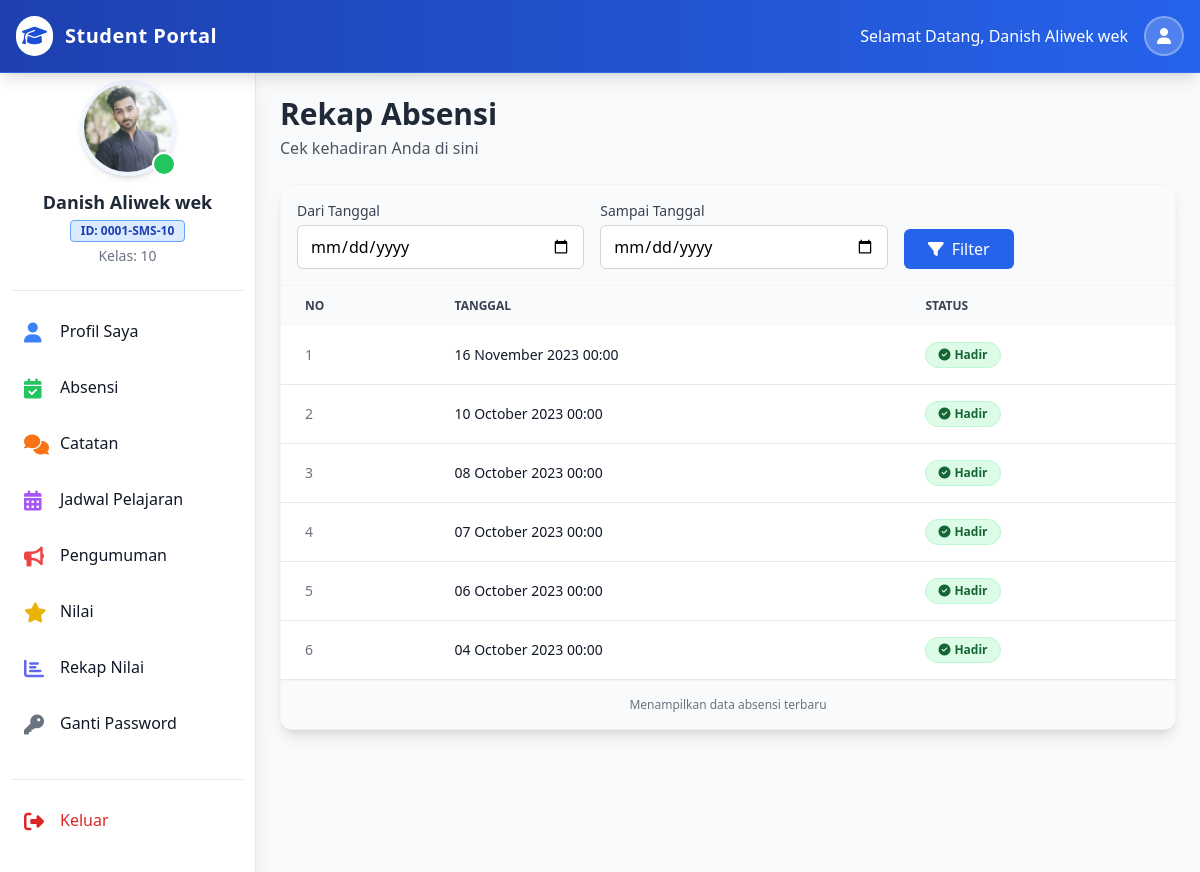
Page /siswa/index.php?absensi (signed in) on the committed database.
### tables this page shows
CREATE TABLE `kelas` (
  `id_kelas` int NOT NULL,
  `nama_kelas` varchar(50) NOT NULL,
  `nama_mapel` varchar(300) NOT NULL,
  `nama_seksi` varchar(50) NOT NULL,
  `k_id_guru` int NOT NULL,
  `created_at` datetime NOT NULL DEFAULT CURRENT_TIMESTAMP
);

CREATE TABLE `absensi` (
  `id_absensi` int NOT NULL,
  `a_id_guru` int NOT NULL,
  `a_id_kelas` int NOT NULL,
  `a_id_siswa` int NOT NULL,
  `status_absensi` enum('Hadir','Alpha','Izin') NOT NULL,
  `tanggal_absensi` datetime NOT NULL DEFAULT CURRENT_TIMESTAMP
);

### siswa/absensi.php (the view, shortened to what this page needs)
<div class="p-4 sm:ml-64">
    <div class="max-w-4xl mx-auto mt-4">
        <div class="mb-6 flex flex-col md:flex-row md:items-center md:justify-between">
            <div>
                 <h1 class="text-3xl font-bold text-gray-800">Rekap Absensi</h1>
                 <p class="text-gray-600 mt-1">Cek kehadiran Anda di sini</p>
            </div>
        </div>
        <div class="bg-white rounded-xl shadow-lg border border-gray-100 overflow-hidden mb-6">
            <div class="p-4 bg-gray-50 border-b border-gray-100">
                <form method="post" class="flex flex-col md:flex-row gap-4 items-end">
                    <div class="w-full md:w-1/3">
                        <label for="start_date" class="block text-sm font-medium text-gray-700 mb-1">Dari Tanggal</label>
                        <input type="date" class="w-full px-3 py-2 border border-gray-300 rounded-md focus:outline-none focus:ring-2 focus:ring-blue-500" id="start_date" name="start_date" value="<?= isset($_POST['start_date']) ? $_POST['start_date'] : '' ?>">
                    </div>
                    <div class="w-full md:w-1/3">
                        <label for="end_date" class="block text-sm font-medium text-gray-700 mb-1">Sampai Tanggal</label>
                        <input type="date" class="w-full px-3 py-2 border border-gray-300 rounded-md focus:outline-none focus:ring-2 focus:ring-blue-500" id="end_date" name="end_date" value="<?= isset($_POST['end_date']) ? $_POST['end_date'] : '' ?>">
                    </div>
                    <div class="w-full md:w-auto">
                        <button class="w-full bg-blue-600 text-white px-6 py-2 rounded-md hover:bg-blue-700 transition flex items-center justify-center gap-2" id="date_filter" name="date_filter" type="submit">
                            <i class="fas fa-filter"></i> Filter
                        </button>
                    </div>
                </form>
            </div>
            <div class="overflow-x-auto">
                <table class="w-full text-sm text-left text-gray-500" id="my-dataTable">
                    <thead class="text-xs text-gray-700 uppercase bg-gray-50">
                        <tr>
                            <th scope="col" class="px-6 py-3">No</th>
                            <th scope="col" class="px-6 py-3">Tanggal</th>
                            <th scope="col" class="px-6 py-3">Status</th>
                        </tr>
                    </thead>
                    <tbody>
                        <?php
                        $student_id = $_SESSION['student_id'];
                        $student_class = $_SESSION['student_class'];
                        $where_clause = "WHERE a_id_kelas = '$student_class' AND a_id_siswa = '$student_id'";
                        $att_sql = "SELECT * FROM `absensi` $where_clause ORDER BY tanggal_absensi DESC";
                        $att_result = $conn->query($att_sql);
                        $sno = 1;
                        if ($att_result && $att_result->num_rows > 0) {
                            while ($att_row = $att_result->fetch_assoc()) {
                                $status = $att_row['status_absensi'];
                                $dateStr = $att_row['tanggal_absensi'];
                                $convertedDate = date("d F Y H:i", strtotime($dateStr));
                                $statusClass = "bg-gray-100 text-gray-800";
                                $statusIcon = "";
                                if ($status === "Hadir") {
                                    $statusClass = "bg-green-100 text-green-800 border border-green-200";
                                    $statusIcon = "<i class='fas fa-check-circle mr-1'></i>";
                                } else if ($status === "Alpha") {
                                    $statusClass = "bg-red-100 text-red-800 border border-red-200";
                                    $statusIcon = "<i class='fas fa-times-circle mr-1'></i>";
                                } else if ($status === "Izin") {
                                    $statusClass = "bg-yellow-100 text-yellow-800 border border-yellow-200";
                                    $statusIcon = "<i class='fas fa-info-circle mr-1'></i>";
                                } else if ($status === "Sakit") {
                                    $statusClass = "bg-orange-100 text-orange-800 border border-orange-200";
                                    $statusIcon = "<i class='fas fa-notes-medical mr-1'></i>";
                                }
                        ?>
                            <tr class="bg-white border-b hover:bg-gray-50 transition">
                                <td class="px-6 py-4 font-medium"><?= $sno++ ?></td>
                                <td class="px-6 py-4 font-medium text-gray-900"><?= $convertedDate ?></td>
                                <td class="px-6 py-4">
                                    <span class="<?= $statusClass ?> px-3 py-1 rounded-full text-xs font-semibold inline-flex items-center">
                                        <?= $statusIcon . $status ?>
                                    </span>
                                </td>
                            </tr>
                        <?php
                            }
                        }
                        ?>
                    </tbody>
                </table>
            </div>
             <div class="p-4 bg-gray-50 border-t border-gray-100 text-xs text-gray-500 text-center">
                Menampilkan data absensi terbaru
             </div>
        </div>
        <div class="h-20"></div>
    </div>
</div>

### siswa/partials/student_sidebar.php
<?php
    require_once('../partials/_connection.php');
    $student_pic = $_SESSION['student_pic'];
    $student_name = $_SESSION['student_name'];
    $student_rollno = $_SESSION['student_rollno'];
    $student_class_id = $_SESSION['student_class'];
    $fetch_class_sql = "SELECT nama_kelas FROM kelas WHERE id_kelas = '$student_class_id' ";
    $class_result = $conn->query($fetch_class_sql);
    $fetch_class_row = $class_result->fetch_assoc();
    $student_class = $fetch_class_row['nama_kelas'];
?>
<aside class="fixed left-0 top-16 w-64 h-full bg-white shadow-xl overflow-y-auto border-r border-gray-200 z-10 transition-transform -translate-x-full sm:translate-x-0" id="logo-sidebar">
    <div class="h-full px-3 py-4 overflow-y-auto bg-white">
        <div class="flex flex-col items-center pb-6 border-b border-gray-200 mb-4">
            <div class="relative">
                <img class="w-24 h-24 rounded-full object-cover border-4 border-blue-50 shadow-md" src="../admin/admin_images/registration/<?= $student_pic ?>" alt="Profile" onerror="this.src='https://ui-avatars.com/api/?name=<?= urlencode($student_name) ?>&background=random'">
                <div class="absolute bottom-0 right-0 w-6 h-6 bg-green-500 border-2 border-white rounded-full"></div>
            </div>
            <h5 class="mt-3 text-lg font-bold text-gray-800 text-center"><?= htmlspecialchars($student_name) ?></h5>
            <div class="flex flex-col items-center text-sm text-gray-500 mt-1">
                <span class="bg-blue-100 text-blue-800 text-xs font-semibold px-2.5 py-0.5 rounded border border-blue-400">ID: <?= htmlspecialchars($student_rollno) ?></span>
                <span class="mt-1">Kelas: <?= htmlspecialchars($student_class) ?></span>
            </div>
        </div>
        <ul class="space-y-2 font-medium">
            <li>
                <a href="index.php?profil" class="flex items-center p-3 text-gray-900 rounded-lg hover:bg-blue-50 group transition duration-200">
                    <i class="fas fa-user w-6 h-6 text-xl text-blue-500 group-hover:text-blue-700"></i>
                    <span class="ml-3 group-hover:translate-x-1 transition-transform">Profil Saya</span>
                </a>
            </li>
            <li>
                <a href="index.php?absensi" class="flex items-center p-3 text-gray-900 rounded-lg hover:bg-blue-50 group transition duration-200">
                     <i class="fas fa-calendar-check w-6 h-6 text-xl text-green-500 group-hover:text-green-700"></i>
                    <span class="ml-3 group-hover:translate-x-1 transition-transform">Absensi</span>
                </a>
            </li>
            <li>
                <a href="index.php?catatan" class="flex items-center p-3 text-gray-900 rounded-lg hover:bg-blue-50 group transition duration-200">
                    <i class="fas fa-comments w-6 h-6 text-xl text-orange-500 group-hover:text-orange-700"></i>
                    <span class="ml-3 group-hover:translate-x-1 transition-transform">Catatan</span>
                </a>
            </li>
            <li>
                <a href="index.php?jadwal" class="flex items-center p-3 text-gray-900 rounded-lg hover:bg-blue-50 group transition duration-200">
                    <i class="fas fa-calendar-alt w-6 h-6 text-xl text-purple-500 group-hover:text-purple-700"></i>
                    <span class="ml-3 group-hover:translate-x-1 transition-transform">Jadwal Pelajaran</span>
                </a>
            </li>
            <li>
                <a href="index.php?pengumuman" class="flex items-center p-3 text-gray-900 rounded-lg hover:bg-blue-50 group transition duration-200">
                    <i class="fas fa-bullhorn w-6 h-6 text-xl text-red-500 group-hover:text-red-700"></i>
                    <span class="ml-3 group-hover:translate-x-1 transition-transform">Pengumuman</span>
                </a>
            </li>
            <li>
                <a href="index.php?nilai" class="flex items-center p-3 text-gray-900 rounded-lg hover:bg-blue-50 group transition duration-200">
                    <i class="fas fa-star w-6 h-6 text-xl text-yellow-500 group-hover:text-yellow-700"></i>
                    <span class="ml-3 group-hover:translate-x-1 transition-transform">Nilai</span>
                </a>
            </li>
            <li>
                <a href="index.php?rekap_nilai" class="flex items-center p-3 text-gray-900 rounded-lg hover:bg-blue-50 group transition duration-200">
                    <i class="fas fa-chart-bar w-6 h-6 text-xl text-indigo-500 group-hover:text-indigo-700"></i>
                    <span class="ml-3 group-hover:translate-x-1 transition-transform">Rekap Nilai</span>
                </a>
            </li>
            <li>
                <a href="index.php?ganti_password" class="flex items-center p-3 text-gray-900 rounded-lg hover:bg-blue-50 group transition duration-200">
                    <i class="fas fa-key w-6 h-6 text-xl text-gray-500 group-hover:text-gray-700"></i>
                    <span class="ml-3 group-hover:translate-x-1 transition-transform">Ganti Password</span>
                </a>
            </li>
        </ul>
        <div class="mt-8 border-t border-gray-200 pt-4">
            <ul class="space-y-2 font-medium">
                <li>
                     <a href="index.php?logout" class="flex items-center p-3 text-red-600 rounded-lg hover:bg-red-50 group transition duration-200">
                        <i class="fas fa-sign-out-alt w-6 h-6 text-xl"></i>
                        <span class="ml-3">Keluar</span>
                    </a>
                </li>
            </ul>
        </div>
    </div>
</aside>

### siswa/partials/student_head.php (style rules this page uses)
body { font-family: 'Inter', sans-serif; background-color: #f3f4f6; }

### rows in the picture
kelas: nama_kelas "10"
absensi: tanggal_absensi "16 November 2023 00:00", status_absensi "Hadir"
absensi: tanggal_absensi "10 October 2023 00:00", status_absensi "Hadir"
absensi: tanggal_absensi "08 October 2023 00:00", status_absensi "Hadir"
absensi: tanggal_absensi "07 October 2023 00:00", status_absensi "Hadir"
absensi: tanggal_absensi "06 October 2023 00:00", status_absensi "Hadir"
absensi: tanggal_absensi "04 October 2023 00:00", status_absensi "Hadir"

### other values in the picture
$student_name "Danish Aliwek wek"
$student_rollno "0001-SMS-10"
